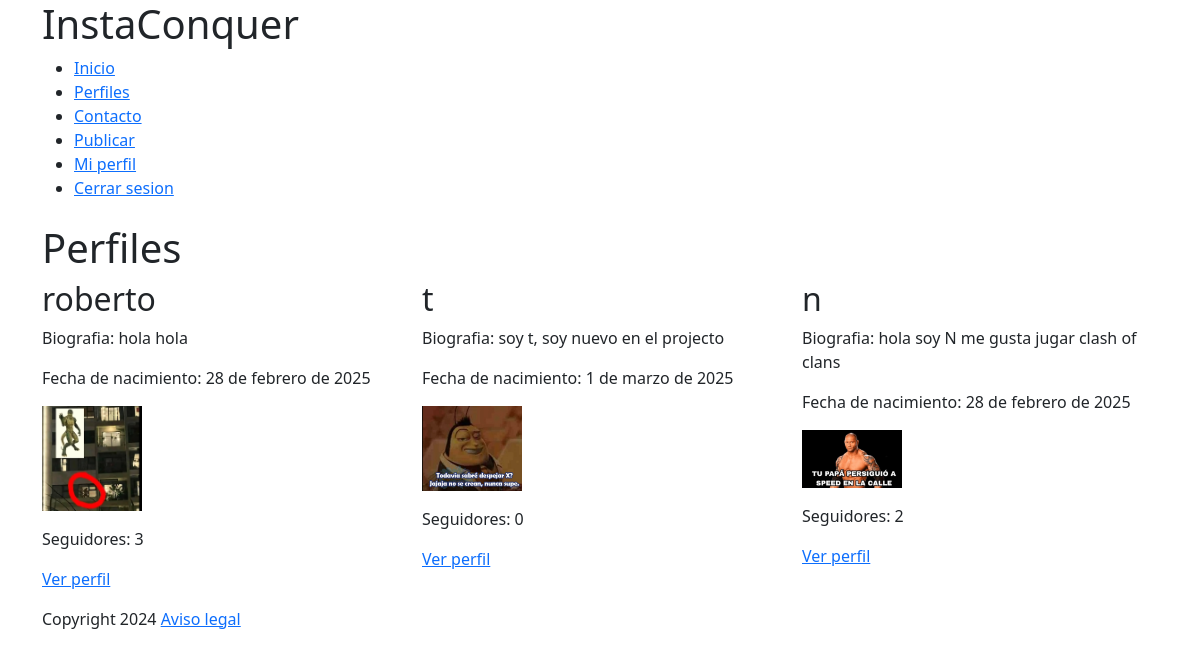
Screenshot of /profile/list/ (signed in) with the database file from the repository.
### profiles/models.py (models this page shows, shortened)
class UserProfile(models.Model):
    user = models.OneToOneField(User, on_delete=models.CASCADE, related_name="profile")
    profile_picture = models.ImageField("Imagen de perfil", upload_to="profile_pictures/", blank=True, null=True)
    bio = models.TextField("Biografia", max_length=500, blank=True)
    birth_date = models.DateField("Fecha de nacimiento", null=True, blank=True)
    followers = models.ManyToManyField("self", symmetrical=False, related_name="following", through="Follow")
    class Meta:
        verbose_name = "perfil"
        verbose_name_plural = "perfiles"

### instagram1/views.py (the view)
# urls.py: path("profile/list/", ProfileListView.as_view(), name="profile_list"),
@method_decorator(login_required, name="dispatch")
class ProfileListView(ListView):
    model = UserProfile
    context_object_name = "profiles"
    template_name = "general/profile_list.html"
    def get_queryset(self):
        return UserProfile.objects.all().exclude(user=self.request.user)

### instagram1/templates/general/profile_list.html (shortened to what this page needs)
{% extends "general/layout.html" %}
{% block page_content %}
  <div class="container">
    <h1>Perfiles</h1>
    <div class="row">
    {% for profile in profiles %}
      <article class="col-12 col-ms-6 col-md-4">
        <h2>{{ profile.user.username }}</h2>
        <p>Biografia: {{ profile.bio|default_if_none:"sin rellenar" }} </p>
        <p>Fecha de nacimiento: {{ profile.birth_date|default_if_none:"sin rellenar" }} </p>
        <p>
          {% if profile.profile_picture %}
              <img width="100" src=" {{ profile.profile_picture.url }}" alt="">
          {% else %}
              No dispone de foto de perfil
          {% endif %}
        </p>
        <p>Seguidores: {{ profile.followers.count }} </p>
        <p><a href="{% url "profile_detail" profile.pk %}">Ver perfil</a></p>
      </article>
    {% endfor %}
  </div>
  </div>
  {% endblock %}

### instagram1/templates/general/layout.html (shortened to what this page needs)
<!DOCTYPE html>
<html lang="es">
<head>
  <link href="https://cdn.jsdelivr.net/npm/bootstrap@5.3.3/dist/css/bootstrap.min.css" rel="stylesheet">
  <link rel="stylesheet" href="https://cdn.jsdelivr.net/npm/bootstrap-icons@1.11.3/font/bootstrap-icons.min.css">
</head>
<body>
    {% include '_includes/header.html' %}
    {% block page_content %}
    {% endblock %}
    {% include '_includes/footer.html' %}
</body>
</html>

### instagram1/templates/_includes/header.html (shortened to what this page needs)
<header class="header">
    <div class="container">
      <h1>InstaConquer</h1>
      <nav>
        <ul>
          <li><a href="{% url "home" %}">Inicio</a></li>
          <li><a href="{% url "profile_list" %}">Perfiles</a></li>
          <li><a href="{% url "contact" %}">Contacto</a></li>
          {% if request.user.is_authenticated %}
            <li><a href="{% url "post_create" %}">Publicar</a></li>
            <li><a href="{% url "profile_detail" request.user.profile.pk %}">Mi perfil</a></li>
            <li><a href="{% url "logout" %}">Cerrar sesion</a></li>
          {% endif %}
        </ul>
      </nav>
    </div>
  </header>

### instagram1/templates/_includes/footer.html
<footer>
<div class="container">
    <p>Copyright 2024 <a href="{% url "legal" %}">Aviso legal</a></p>
</div>
</footer>

### rows the page displays
UserProfile: user.username "roberto", bio "hola hola", birth_date "28 de febrero de 2025", profile_picture (picture), followers.count "3"
UserProfile: user.username "t", bio "soy t, soy nuevo en el projecto", birth_date "1 de marzo de 2025", profile_picture (picture), followers.count "0"
UserProfile: user.username "n", bio "hola soy N me gusta jugar clash of clans", birth_date "28 de febrero de 2025", profile_picture (picture), followers.count "2"
